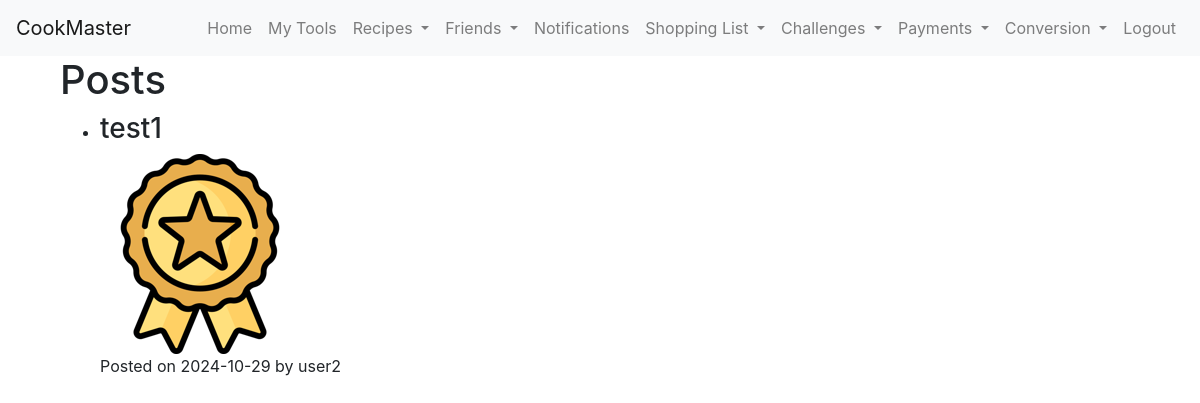
Screenshot of /view_posts (signed in) with the database file from the repository.
### app/models.py (models this page shows)
class Post(db.Model):
    __tablename__ = 'post'
    id = db.Column(db.Integer, primary_key=True)  # Unique ID for each post
    image_file = db.Column(db.String(100), nullable=False)  # Path to the image associated with the post
    message = db.Column(db.Text, nullable=False)  # Message associated with the post
    date_posted = db.Column(db.DateTime, nullable=False, default=db.func.current_timestamp())  # Date when the post was created
    user_id = db.Column(db.Integer, db.ForeignKey('user.id'), nullable=False)  # Foreign key linking the post to the user who created it
    challenge_id = db.Column(db.Integer, db.ForeignKey('challenge.id'), nullable=True)  # Optional foreign key to link the post to a challenge

class User(db.Model, UserMixin):
    id = db.Column(db.Integer, primary_key=True)
    username = db.Column(db.String(20), unique=True, nullable=False)
    email = db.Column(db.String(120), unique=True, nullable=False)
    password = db.Column(db.String(60), nullable=False)
    role = db.Column(db.String(10), nullable=False, default='user')
    completed_recipes = db.Column(db.Integer, default=0)
    recipes_created = db.Column(db.Integer, default=0)
    recipes_shared = db.Column(db.Integer, default=0)
    friends_connected = db.Column(db.Integer, default=0)
    shopping_lists_created = db.Column(db.Integer, default=0)
    conversion_tool_uses = db.Column(db.Integer, default=0)
    credits = db.Column(db.Integer, default=100)
    tools = db.relationship('Tool', backref='owner', lazy=True, cascade="all, delete-orphan")
    posts = db.relationship('Post', backref='author', lazy=True, cascade="all, delete-orphan")
    created_challenges = db.relationship('Challenge', backref='creator', lazy=True, overlaps="challenge_creator,created_challenges")
    participated_challenges = db.relationship('ChallengeParticipant', backref='user_participation', lazy=True, overlaps="participant,challenges_participated")
    achievements = db.relationship('Achievement', backref='user', lazy=True, cascade="all, delete-orphan")

### app/user_routes.py (the view)
@user.route('/view_posts')
@login_required
def view_posts():
    friends = Friendship.query.filter_by(user_id=current_user.id).all()
    friend_ids = [friend.friend_id for friend in friends]
    friend_ids.append(current_user.id)  # Include the current user in the posts
    posts = Post.query.filter(Post.user_id.in_(friend_ids)).order_by(Post.date_posted.desc()).all()
    if not posts:
        flash('No posts to show', 'info')
    return render_template('view_posts.html', posts=posts)

### app/__init__.py (called while the page is built)
@login_manager.user_loader
def load_user(user_id):
    from app.models import User
    return User.query.get(int(user_id))

### app/templates/view_posts.html
{% extends "base.html" %}
{% block content %}
<div class="container">
    <h1>Posts</h1>
    <ul>
        {% for post in posts %}
        <li>
            <h3>{{ post.message }}</h3>
            <div>
                <img src="{{ url_for('static', filename='challenges/' + (post.image_file or 'default.jpg')) }}" alt="Post image" style="width: 200px; height: 200px;">
            </div>
            <p>Posted on {{ post.date_posted.strftime('%Y-%m-%d') }} by {{ post.author.username }}</p>
        </li>
        {% else %}
        <p>No posts to display.</p>
        {% endfor %}
    </ul>
</div>
{% endblock %}

### rows the page displays
Post: message "test1", image_file (picture), date_posted "2024-10-29", author.username "user2"
